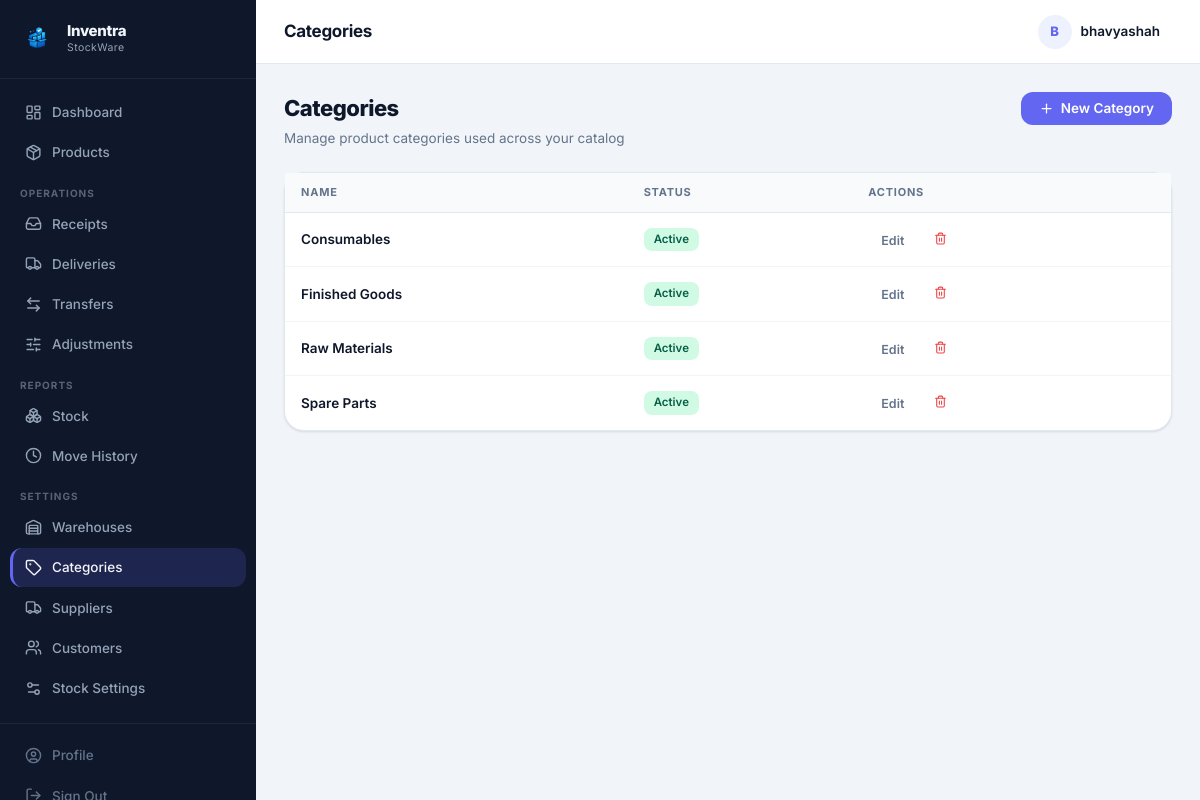
The app's page /categories.php (signed in) with its own data.
### tables this page shows
CREATE TABLE product_categories (
            id         INTEGER PRIMARY KEY AUTOINCREMENT,
            name       TEXT NOT NULL,
            created_at DATETIME DEFAULT CURRENT_TIMESTAMP
        , active INTEGER DEFAULT 1);

### includes/functions.php (called while the page is built, shortened)
<?php
function e(mixed $v): string
{
    return htmlspecialchars((string)$v, ENT_QUOTES | ENT_SUBSTITUTE, 'UTF-8');
}
function allCategories(bool $activeOnly = true): array
{
    $db = getDB();
    return $db->query("SELECT * FROM product_categories ORDER BY active DESC, name")->fetchAll();
}

### categories.php (the view, shortened to what this page needs)
<?php
require_once 'includes/functions.php';
$categories = allCategories(false);
include 'includes/header.php';
?>
<div class="page-header">
  <div class="page-header-text">
    <h1>Categories</h1>
    <p>Manage product categories used across your catalog</p>
  </div>
  <div class="page-header-actions">
    <button class="btn btn-primary" onclick="openModal('modal-create-category')">
      <i data-lucide="plus"></i> New Category
    </button>
  </div>
</div>
<div class="card">
  <div class="table-wrap">
    <table>
      <thead>
        <tr>
          <th>Name</th>
          <th>Status</th>
          <th>Actions</th>
        </tr>
      </thead>
      <tbody>
        <?php if (empty($categories)): ?>
        <tr><td colspan="3" class="text-secondary text-sm">No categories yet.</td></tr>
        <?php else: ?>
          <?php foreach ($categories as $c): ?>
          <tr>
            <td class="fw-600"><?= e($c['name']) ?></td>
            <td>
              <?= (int)($c['active'] ?? 1) === 1 ? '<span class="badge badge-green">Active</span>' : '<span class="badge badge-gray">Inactive</span>' ?>
            </td>
            <td>
              <button class="btn btn-ghost btn-sm" onclick="fillModal('modal-edit-category', {
                category_id: '<?= $c['id'] ?>',
                name: <?= json_encode($c['name']) ?>
              }); return false;">Edit</button>
              <?php if ((int)($c['active'] ?? 1) === 1): ?>
              <form method="POST" action="categories.php" style="display:inline;" onsubmit="return confirmDelete(this,'Deactivate category?')">
                <button type="submit" class="btn btn-ghost btn-sm" style="color:var(--danger);"><i data-lucide="trash-2"></i></button>
              </form>
              <?php endif; ?>
            </td>
          </tr>
          <?php endforeach; ?>
        <?php endif; ?>
      </tbody>
    </table>
  </div>
</div>
<?php include 'includes/footer.php'; ?>

### assets/css/style.css (style rules this page uses)
*, *::before, *::after { box-sizing: border-box; margin: 0; padding: 0; }
:root { --primary: #6366f1; --primary-hover: #4f46e5; --primary-light: #eef2ff; --primary-text: #4338ca; --bg: #f1f5f9; --card: #ffffff; --border: #e2e8f0; --text: #0f172a; --text-secondary: #64748b; --text-muted: #94a3b8; --success: #10b981; --success-light:#d1fae5; --success-text: #065f46; --warning: #f59e0b; --warning-light:#fef3c7; --warning-text: #92400e; --danger: #ef4444; --danger-light: #fee2e2; --danger-text: #991b1b; --info: #3b82f6; --info-light: #dbeafe; --info-text: #1e40af; --gray-light: #f8fafc; --sidebar-bg: #0f172a; --sidebar-hover: rgba(255,255,255,0.06); --sidebar-active: rgba(99,102,241,0.18); --sidebar-active-border:#6366f1; --sidebar-text: #94a3b8; --sidebar-text-active: #f1f5f9; --sidebar-width: 256px; --topbar-height: 64px; --r-xs: 6px; --r-sm: 8px; --r-md: 12px; --r-lg: 16px; --r-xl: 20px; --r-2xl: 24px; --r-3xl: 28px; --r-full:9999px; --shadow-xs: 0 1px 2px rgba(0,0,0,0.04); --shadow-sm: 0 1px 3px rgba(0,0,0,0.08), 0 1px 2px rgba(0,0,0,0.04); --shadow-md: 0 4px 8px rgba(0,0,0,0.06), 0 2px 4px rgba(0,0,0,0.04); --shadow-lg: 0 10px 24px rgba(0,0,0,0.08), 0 4px 8px rgba(0,0,0,0.04); --shadow-xl: 0 20px 48px rgba(0,0,0,0.12), 0 8px 16px rgba(0,0,0,0.06); }
html { scroll-behavior: smooth; }
body { font-family: 'Inter', -apple-system, BlinkMacSystemFont, 'Segoe UI', sans-serif; background: var(--bg); color: var(--text); line-height: 1.5; font-size: 14px; -webkit-font-smoothing: antialiased; -moz-osx-font-smoothing: grayscale; }
.card { background: var(--card); border-radius: var(--r-xl); border: 1px solid var(--border); box-shadow: var(--shadow-sm); }
.table-wrap { overflow-x: auto; border-radius: 0 0 var(--r-xl) var(--r-xl); }
table { width: 100%; border-collapse: collapse; }
thead th { text-align: left; padding: 11px 16px; font-size: 11px; font-weight: 700; text-transform: uppercase; letter-spacing: 0.07em; color: var(--text-secondary); background: #f8fafc; border-bottom: 1px solid var(--border); white-space: nowrap; }
tbody tr { border-bottom: 1px solid #f1f5f9; transition: background 0.1s; }
tbody tr:last-child { border-bottom: none; }
tbody td { padding: 13px 16px; font-size: 13.5px; color: var(--text); vertical-align: middle; }
.badge { display: inline-flex; align-items: center; gap: 5px; padding: 3px 10px; border-radius: var(--r-sm); font-size: 11.5px; font-weight: 600; line-height: 1.5; }
.badge-green { background: var(--success-light); color: var(--success-text); }
.btn { display: inline-flex; align-items: center; gap: 7px; padding: 9px 18px; border-radius: var(--r-md); font-size: 13.5px; font-weight: 600; cursor: pointer; border: none; text-decoration: none; transition: background 0.15s, box-shadow 0.15s, transform 0.1s; white-space: nowrap; font-family: inherit; line-height: 1; }
.btn svg { width: 15px; height: 15px; flex-shrink: 0; }
.btn-primary { background: var(--primary); color: white; }
.btn-ghost { background: transparent; color: var(--text-secondary); padding: 8px; border-radius: var(--r-md); }
.btn-sm { padding: 6px 13px; font-size: 12.5px; border-radius: var(--r-sm); }
.btn-sm svg { width: 13px; height: 13px; }
.page-header { display: flex; align-items: flex-start; justify-content: space-between; margin-bottom: 24px; flex-wrap: wrap; gap: 12px; }
.page-header-text h1 { font-size: 22px; font-weight: 800; color: var(--text); letter-spacing: -0.5px; }
.page-header-text p { font-size: 13.5px; color: var(--text-secondary); margin-top: 3px; }
.page-header-actions { display: flex; gap: 10px; align-items: center; }
.fw-600 { font-weight: 600 !important; }

### records on screen
product_categories: name "Consumables", active "Active"
product_categories: name "Finished Goods", active "Active"
product_categories: name "Raw Materials", active "Active"
product_categories: name "Spare Parts", active "Active"

### other values on screen
$item['label'] "Dashboard"
$item['label'] "Products"
$item['section'] "OPERATIONS"
$item['label'] "Receipts"
$item['label'] "Deliveries"
$item['label'] "Transfers"
$item['label'] "Adjustments"
$item['section'] "REPORTS"
$item['label'] "Stock"
$item['label'] "Move History"
$item['section'] "SETTINGS"
$item['label'] "Warehouses"
$item['label'] "Categories"
$item['label'] "Suppliers"
$item['label'] "Customers"
